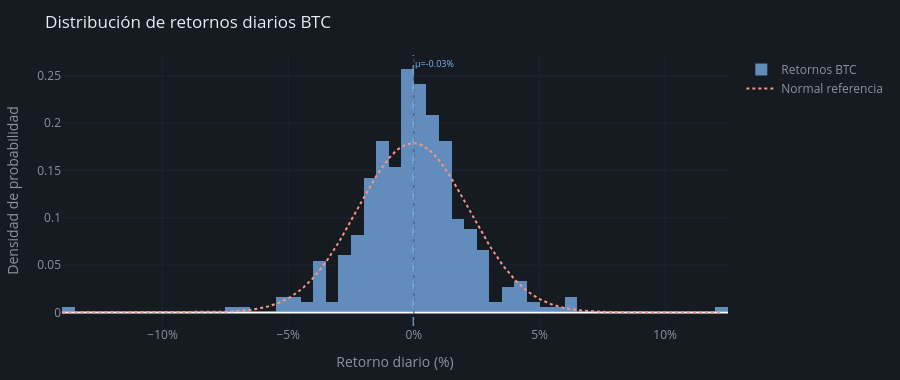

Write notebook code for a chart like this one.
### Code cell
# ── Distribución de retornos diarios ─────────────────────────────────────────

rets = df_btc["close"].pct_change().dropna() * 100
mu, sig = float(rets.mean()), float(rets.std())
kurt    = float(rets.kurtosis())
skew    = float(rets.skew())

print("📊 Estadísticas descriptivas de retornos diarios:")
print(f"   Media (μ):           {mu:+.4f} %")
print(f"   Desv. estándar (σ):  {sig:.4f} %")
print(f"   Mínimo:              {rets.min():.2f} %")
print(f"   Máximo:              {rets.max():.2f} %")
print(f"   Curtosis:            {kurt:.4f}  {'← leptocúrtica (colas gruesas)' if kurt>3 else ''}")
print(f"   Asimetría:           {skew:.4f}")
print(f"   Volatilidad anual:   {sig * np.sqrt(365):.1f} %")

xn = np.linspace(rets.min(), rets.max(), 300)
yn = sp_stats.norm.pdf(xn, mu, sig)

fig = go.Figure()
fig.add_trace(go.Histogram(x=rets,nbinsx=55,marker_color="#7eb8f7",
    opacity=0.72,histnorm="probability density",name="Retornos BTC"))
fig.add_trace(go.Scatter(x=xn,y=yn,mode="lines",
    line=dict(color="#f7958a",width=2,dash="dot"),name="Normal referencia"))
fig.add_vline(x=0,  line_dash="dot",line_color="#484f58",line_width=1)
fig.add_vline(x=mu, line_dash="dash",line_color="#7eb8f7",line_width=1,
    annotation_text=f"μ={mu:.2f}%",annotation_font_size=9,annotation_font_color="#7eb8f7")
fig.update_layout(height=380,paper_bgcolor="#161b22",plot_bgcolor="#161b22",
    font_color="#8b949e",title_text="Distribución de retornos diarios BTC",
    title_font_color="#e6edf3",xaxis_title="Retorno diario (%)",
    yaxis_title="Densidad de probabilidad",
    legend=dict(bgcolor="rgba(0,0,0,0)",font=dict(color="#8b949e")),
    margin=dict(t=55,b=40,l=60,r=20))
fig.update_xaxes(gridcolor="#1c2230",ticksuffix="%",tickfont=dict(color="#8b949e"))
fig.update_yaxes(gridcolor="#1c2230",tickfont=dict(color="#8b949e"))
fig.show()
print("\n💡 La distribución real tiene más área en las colas que la normal (leptocurtosis)")
print("   → Más días con cambios extremos de lo que predice la teoría clásica")

### Figure 1 — Plotly figure (JSON) as saved in the notebook; plotly's stock layout.template omitted (floating-point values rounded to 4 significant figures; data arrays with more than 128 entries replaced by an {"elided": "..."} marker saying what was removed)
{"data": [{"histnorm": "probability density", "marker": {"color": "#7eb8f7"}, "name": "Retornos BTC", "nbinsx": 55, "opacity": 0.72, "type": "histogram", "x": {"elided": "365 float values"}}, {"line": {"color": "#f7958a", "dash": "dot", "width": 2}, "mode": "lines", "name": "Normal referencia", "type": "scatter", "x": {"elided": "300 float values"}, "y": {"elided": "300 float values"}}], "layout": {"annotations": [{"font": {"color": "#7eb8f7", "size": 9}, "showarrow": false, "text": "μ=-0.03%", "x": -0.0274, "xanchor": "left", "xref": "x", "y": 1, "yanchor": "top", "yref": "y domain"}], "font": {"color": "#8b949e"}, "height": 380, "legend": {"bgcolor": "rgba(0,0,0,0)", "font": {"color": "#8b949e"}}, "margin": {"b": 40, "l": 60, "r": 20, "t": 55}, "paper_bgcolor": "#161b22", "plot_bgcolor": "#161b22", "shapes": [{"line": {"color": "#484f58", "dash": "dot", "width": 1}, "type": "line", "x0": 0, "x1": 0, "xref": "x", "y0": 0, "y1": 1, "yref": "y domain"}, {"line": {"color": "#7eb8f7", "dash": "dash", "width": 1}, "type": "line", "x0": -0.0274, "x1": -0.0274, "xref": "x", "y0": 0, "y1": 1, "yref": "y domain"}], "title": {"font": {"color": "#e6edf3"}, "text": "Distribución de retornos diarios BTC"}, "xaxis": {"gridcolor": "#1c2230", "tickfont": {"color": "#8b949e"}, "ticksuffix": "%", "title": {"text": "Retorno diario (%)"}}, "yaxis": {"gridcolor": "#1c2230", "tickfont": {"color": "#8b949e"}, "title": {"text": "Densidad de probabilidad"}}}}
